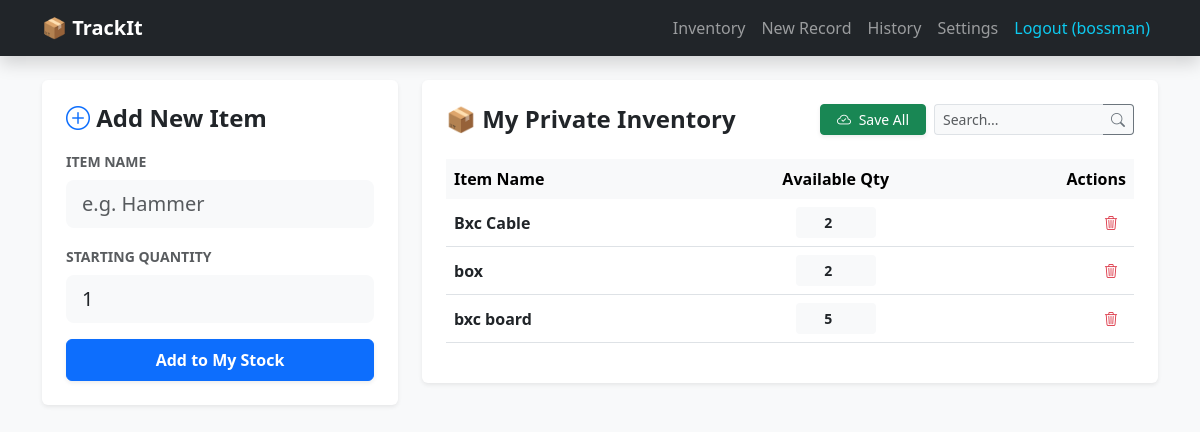
Before: /inventory (signed in) with the older database file.
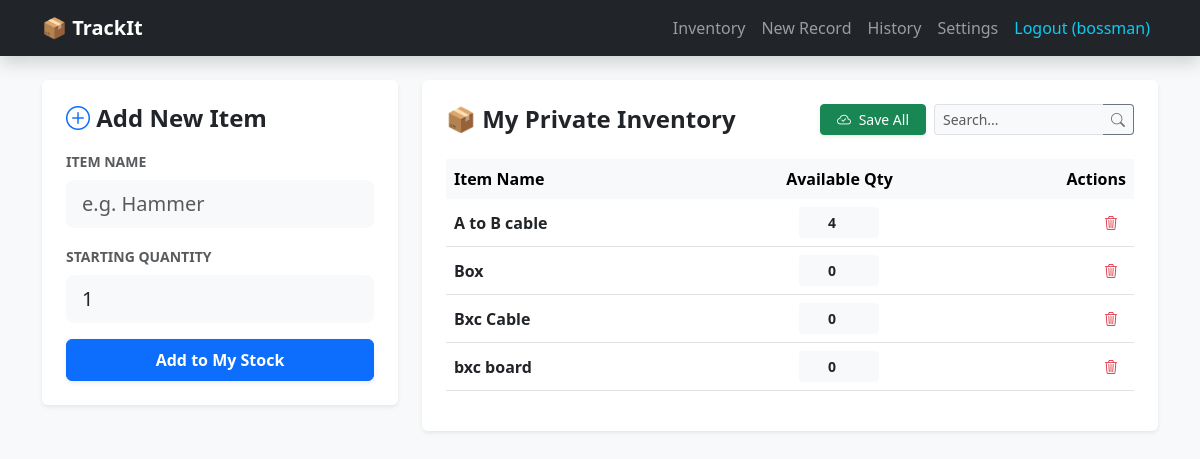
After: the same page with the newer database file.
### models.py (models this page shows)
class Item(db.Model):
    id = db.Column(db.Integer, primary_key=True)
    name = db.Column(db.String(100), nullable=False)
    quantity = db.Column(db.Integer, default=0)
    user_id = db.Column(db.Integer, db.ForeignKey('user.id'))

### app.py (the view, shortened to what this page needs)
@app.route('/inventory', methods=['GET', 'POST'])
def inventory():
    if 'user_id' not in session: return redirect(url_for('login'))
    user_id = session['user_id']
    search_query = request.args.get('search', '')
    items = Item.query.filter_by(user_id=user_id).order_by(Item.name)
    if search_query:
        items = items.filter(Item.name.ilike(f"%{search_query}%"))
    return render_template('inventory.html', items=items.all(), search_query=search_query)

### templates/inventory.html (shortened to what this page needs)
{% extends "base.html" %}
{% block content %}
<div class="row">
    <div class="col-md-4">
        <div class="card shadow-sm p-4 mb-4 border-0">
            <h4 class="fw-bold mb-3"><i class="bi bi-plus-circle text-primary"></i> Add New Item</h4>
            <form method="POST">
                <div class="mb-3">
                    <label class="form-label small fw-bold text-muted text-uppercase">Item Name</label>
                    <input type="text" name="name" class="form-control form-control-lg bg-light border-0" placeholder="e.g. Hammer" required>
                </div>
                <div class="mb-3">
                    <label class="form-label small fw-bold text-muted text-uppercase">Starting Quantity</label>
                    <input type="number" name="qty" class="form-control form-control-lg bg-light border-0" value="1" min="1" required>
                </div>
                <button type="submit" class="btn btn-primary w-100 fw-bold py-2 shadow-sm">
                    Add to My Stock
                </button>
            </form>
        </div>
    </div>
    <div class="col-md-8">
        <form method="POST">
            <div class="card shadow-sm p-4 border-0">
                <div class="d-flex justify-content-between align-items-center mb-4">
                    <h4 class="fw-bold mb-0">📦 My Private Inventory</h4>
                    <div class="d-flex gap-2">
                        <button type="submit" name="bulk_save" class="btn btn-success btn-sm shadow-sm px-3">
                            <i class="bi bi-cloud-check me-1"></i> Save All
                        </button>
                        <div class="input-group input-group-sm" style="width: 200px;">
                            <input type="text" name="search" class="form-control border-end-0 bg-light"
                                   placeholder="Search..." value="{{ search_query }}" form="searchForm">
                            <button class="btn btn-outline-secondary border-start-0 bg-light" type="submit" form="searchForm">
                                <i class="bi bi-search"></i>
                            </button>
                        </div>
                    </div>
                </div>
                <div class="table-responsive">
                    <table class="table table-hover align-middle">
                        <thead class="table-light">
                            <tr>
                                <th class="border-0">Item Name</th>
                                <th class="border-0 text-center" style="width: 150px;">Available Qty</th>
                                <th class="border-0 text-end">Actions</th>
                            </tr>
                        </thead>
                        <tbody>
                            {% for item in items %}
                            <tr>
                                <td class="fw-bold">{{ item.name }}</td>
                                <td class="text-center">
                                    <input type="number" name="quantities[]"
                                           class="form-control form-control-sm text-center fw-bold border-0 bg-light mx-auto"
                                           style="width: 80px;"
                                           value="{{ item.quantity }}" min="0">
                                </td>
                                <td class="text-end">
                                    <a href="{{ url_for('delete_item', id=item.id) }}"
                                       class="btn btn-sm btn-outline-danger border-0"
                                       onclick="return confirm('Wait! All history for this item will be lost. Proceed?')">
                                        <i class="bi bi-trash3"></i>
                                    </a>
                                </td>
                            </tr>
                            {% endfor %}
                        </tbody>
                    </table>
                </div>
            </div>
        </form>
    </div>
</div>
{% endblock %}

### templates/base.html (shortened to what this page needs)
<!DOCTYPE html>
<html lang="en">
<head>
    <link href="https://cdn.jsdelivr.net/npm/bootstrap@5.3.0/dist/css/bootstrap.min.css" rel="stylesheet">
    <link rel="stylesheet" href="https://cdn.jsdelivr.net/npm/bootstrap-icons@1.11.0/font/bootstrap-icons.css">
</head>
<body class="bg-light">
    <nav class="navbar navbar-expand-lg navbar-dark bg-dark mb-4 shadow">
        <div class="container">
            <a class="navbar-brand fw-bold" href="/">📦 TrackIt</a>
            <div class="navbar-nav ms-auto">
                {% if session.get('user_id') %}
                <a class="nav-link" href="{{ url_for('inventory') }}">Inventory</a>
                <a class="nav-link" href="{{ url_for('record') }}">New Record</a>
                <a class="nav-link" href="{{ url_for('history') }}">History</a>
                <a class="nav-link" href="{{ url_for('settings') }}">Settings</a>
                <a class="nav-link text-info" href="{{ url_for('logout') }}">Logout ({{ session['username'] }})</a>
                {% endif %}
            </div>
        </div>
    </nav>
    <div class="container">
        {% block content %}{% endblock %}
    </div>
</body>
</html>

Changed rows visible on the page:
added Item: name "A to B cable", quantity "4"
changed Item: name "box" → "Box"; quantity "2" → "0"; moves up the list
changed Item "Bxc Cable": quantity "2" → "0"
changed Item "bxc board": quantity "5" → "0"
